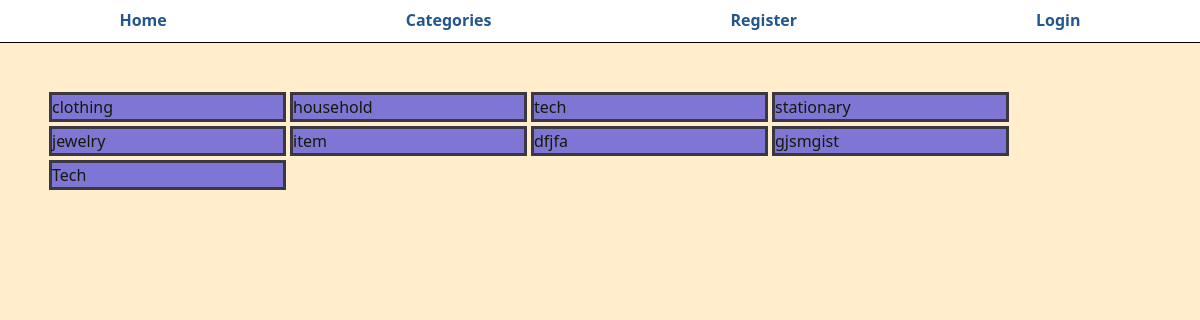
The page /categories on the database its author committed.
### app/models.py (models this page shows, shortened)
class Product(db.Model):
    id = db.Column(db.Integer, primary_key=True, nullable=False)
    name = db.Column(db.String(30), nullable=False)
    description = db.Column(db.Text)
    quantity = db.Column(db.Integer, nullable=False, default=1)
    price = db.Column(db.Float, nullable=False)
    product_pic = db.Column(db.String(60), nullable=False, default='default.jpg')
    created_at = db.Column(db.DateTime,nullable=False, default=datetime.utcnow)
    seller_id = db.Column(db.Integer, db.ForeignKey('user.id'), nullable=True)
    category = db.Column(db.String(60), nullable=False)

### app/routes.py (the view)
@app.route('/categories', methods=['GET', 'POST'])
def categories():
	goods = Product.query.with_entities(Product.category).distinct()
	return render_template('product.html', title='Categories', goods=goods)

### app/templates/product.html
{% extends 'layout.html' %}
{% block content %}
    <div class='card-row'>
        {% for good in goods %}
            <a href='{{ url_for('single_cat', category=good.category)}}'>
                <div class='card-col'>
                    {{good.category}}
                </div>
            </a>
        {% endfor %}
    </div>
{% endblock content %}

### app/static/main.css (style rules this page uses)
html, body { background-color: rgb(255, 237, 204); }
.card-row { display: grid; width: 80%; margin: 49px; grid-template-columns: repeat(4, 1fr); column-gap: 4px; row-gap: 4px; }
.card-row a { text-decoration: none; color: rgb(20, 26, 10); }
.card-col { border: #3b3841 solid 3px; background-color: rgb(126, 117, 212); }

### rows shown on the page
Product: category "clothing"
Product: category "household"
Product: category "stationary"
Product: category "jewelry"
Product: category "item"
Product: category "dfjfa"
Product: category "gjsmgist"

### other values the page prints
{{ good.category }} "tech" "Tech"
